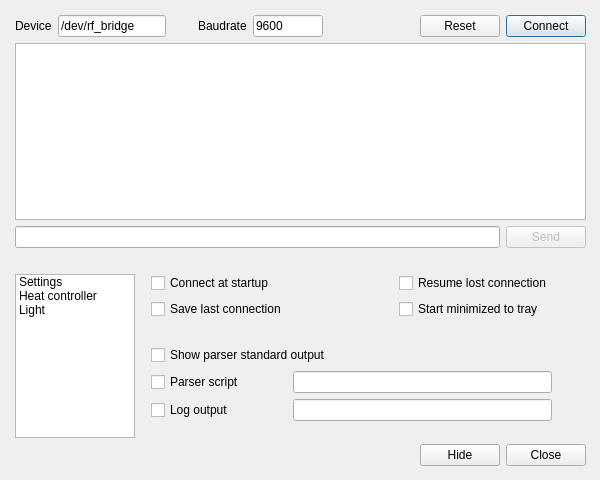
<?xml version="1.0" encoding="UTF-8"?>
<ui version="4.0">
 <class>Dialog</class>
 <widget class="QDialog" name="Dialog">
  <property name="geometry">
   <rect>
    <x>0</x>
    <y>0</y>
    <width>600</width>
    <height>480</height>
   </rect>
  </property>
  <property name="minimumSize">
   <size>
    <width>600</width>
    <height>480</height>
   </size>
  </property>
  <property name="maximumSize">
   <size>
    <width>600</width>
    <height>600</height>
   </size>
  </property>
  <property name="windowTitle">
   <string>Bridge console</string>
  </property>
  <widget class="QWidget" name="layoutWidget">
   <property name="geometry">
    <rect>
     <x>15</x>
     <y>15</y>
     <width>571</width>
     <height>451</height>
    </rect>
   </property>
   <layout class="QVBoxLayout" name="verticalLayout">
    <item>
     <layout class="QGridLayout" name="gridLayout_3">
      <item row="3" column="0" colspan="8">
       <widget class="QLineEdit" name="sendText">
        <property name="text">
         <string/>
        </property>
       </widget>
      </item>
      <item row="1" column="0">
       <spacer name="verticalSpacer_3">
        <property name="orientation">
         <enum>Qt::Vertical</enum>
        </property>
        <property name="sizeType">
         <enum>QSizePolicy::Maximum</enum>
        </property>
        <property name="sizeHint" stdset="0">
         <size>
          <width>20</width>
          <height>13</height>
         </size>
        </property>
       </spacer>
      </item>
      <item row="0" column="4">
       <widget class="QLabel" name="portLabel">
        <property name="text">
         <string>Baudrate</string>
        </property>
       </widget>
      </item>
      <item row="0" column="8">
       <widget class="QPushButton" name="connectButton">
        <property name="text">
         <string>Connect</string>
        </property>
        <property name="autoDefault">
         <bool>true</bool>
        </property>
        <property name="default">
         <bool>false</bool>
        </property>
        <property name="flat">
         <bool>false</bool>
        </property>
       </widget>
      </item>
      <item row="0" column="1" colspan="2">
       <widget class="QLineEdit" name="deviceText">
        <property name="text">
         <string>/dev/rf_bridge</string>
        </property>
       </widget>
      </item>
      <item row="0" column="3">
       <spacer name="horizontalSpacer_3">
        <property name="orientation">
         <enum>Qt::Horizontal</enum>
        </property>
        <property name="sizeType">
         <enum>QSizePolicy::Maximum</enum>
        </property>
        <property name="sizeHint" stdset="0">
         <size>
          <width>20</width>
          <height>20</height>
         </size>
        </property>
       </spacer>
      </item>
      <item row="2" column="0" colspan="9">
       <widget class="QTextEdit" name="consoleText">
        <property name="readOnly">
         <bool>true</bool>
        </property>
       </widget>
      </item>
      <item row="0" column="6">
       <spacer name="horizontalSpacer_2">
        <property name="orientation">
         <enum>Qt::Horizontal</enum>
        </property>
        <property name="sizeHint" stdset="0">
         <size>
          <width>40</width>
          <height>20</height>
         </size>
        </property>
       </spacer>
      </item>
      <item row="3" column="8">
       <widget class="QPushButton" name="sendButton">
        <property name="enabled">
         <bool>false</bool>
        </property>
        <property name="text">
         <string>Send</string>
        </property>
        <property name="autoDefault">
         <bool>true</bool>
        </property>
        <property name="default">
         <bool>false</bool>
        </property>
        <property name="flat">
         <bool>false</bool>
        </property>
       </widget>
      </item>
      <item row="5" column="0">
       <spacer name="verticalSpacer_2">
        <property name="orientation">
         <enum>Qt::Vertical</enum>
        </property>
        <property name="sizeType">
         <enum>QSizePolicy::Fixed</enum>
        </property>
        <property name="sizeHint" stdset="0">
         <size>
          <width>20</width>
          <height>20</height>
         </size>
        </property>
       </spacer>
      </item>
      <item row="0" column="0">
       <widget class="QLabel" name="deviceLabel">
        <property name="text">
         <string>Device</string>
        </property>
       </widget>
      </item>
      <item row="0" column="5">
       <widget class="QLineEdit" name="baudrateText">
        <property name="sizePolicy">
         <sizepolicy hsizetype="Maximum" vsizetype="Fixed">
          <horstretch>0</horstretch>
          <verstretch>0</verstretch>
         </sizepolicy>
        </property>
        <property name="maximumSize">
         <size>
          <width>70</width>
          <height>16777215</height>
         </size>
        </property>
        <property name="text">
         <string>9600</string>
        </property>
       </widget>
      </item>
      <item row="0" column="7">
       <widget class="QPushButton" name="resetButton">
        <property name="text">
         <string>Reset</string>
        </property>
       </widget>
      </item>
     </layout>
    </item>
    <item>
     <layout class="QGridLayout" name="gridLayout_2">
      <item row="0" column="0">
       <widget class="QListWidget" name="menuList">
        <property name="sizePolicy">
         <sizepolicy hsizetype="Maximum" vsizetype="Expanding">
          <horstretch>0</horstretch>
          <verstretch>0</verstretch>
         </sizepolicy>
        </property>
        <property name="maximumSize">
         <size>
          <width>120</width>
          <height>16777215</height>
         </size>
        </property>
        <property name="sortingEnabled">
         <bool>false</bool>
        </property>
        <item>
         <property name="text">
          <string>Settings</string>
         </property>
        </item>
        <item>
         <property name="text">
          <string>Heat controller</string>
         </property>
        </item>
        <item>
         <property name="text">
          <string>Light</string>
         </property>
        </item>
       </widget>
      </item>
      <item row="0" column="1">
       <widget class="QStackedWidget" name="stackedWidget">
        <property name="currentIndex">
         <number>0</number>
        </property>
        <widget class="QWidget" name="page">
         <widget class="QWidget" name="layoutWidget_3">
          <property name="geometry">
           <rect>
            <x>10</x>
            <y>-1</y>
            <width>401</width>
            <height>148</height>
           </rect>
          </property>
          <layout class="QGridLayout" name="gridLayout_5">
           <item row="9" column="0" rowspan="3">
            <widget class="QCheckBox" name="parserCheckbox">
             <property name="text">
              <string>Parser script</string>
             </property>
            </widget>
           </item>
           <item row="9" column="1" rowspan="3" colspan="2">
            <widget class="QLineEdit" name="parserText"/>
           </item>
           <item row="12" column="0">
            <widget class="QCheckBox" name="lograwCheckbox">
             <property name="text">
              <string>Log output</string>
             </property>
            </widget>
           </item>
           <item row="2" column="0" rowspan="6" colspan="3">
            <spacer name="verticalSpacer_4">
             <property name="orientation">
              <enum>Qt::Vertical</enum>
             </property>
             <property name="sizeType">
              <enum>QSizePolicy::Expanding</enum>
             </property>
             <property name="sizeHint" stdset="0">
              <size>
               <width>20</width>
               <height>50</height>
              </size>
             </property>
            </spacer>
           </item>
           <item row="1" column="0">
            <widget class="QCheckBox" name="savelastCheckbox">
             <property name="text">
              <string>Save last connection</string>
             </property>
            </widget>
           </item>
           <item row="12" column="1" colspan="2">
            <widget class="QLineEdit" name="lograwText"/>
           </item>
           <item row="0" column="2">
            <widget class="QCheckBox" name="reconnectCheckbox">
             <property name="text">
              <string>Resume lost connection</string>
             </property>
            </widget>
           </item>
           <item row="0" column="0">
            <widget class="QCheckBox" name="startupCheckbox">
             <property name="text">
              <string>Connect at startup</string>
             </property>
             <property name="checked">
              <bool>false</bool>
             </property>
             <property name="autoRepeat">
              <bool>false</bool>
             </property>
            </widget>
           </item>
           <item row="8" column="0" colspan="2">
            <widget class="QCheckBox" name="parseroutCheckbox">
             <property name="text">
              <string>Show parser standard output</string>
             </property>
            </widget>
           </item>
           <item row="1" column="2">
            <widget class="QCheckBox" name="minimizeCheckbox">
             <property name="text">
              <string>Start minimized to tray</string>
             </property>
            </widget>
           </item>
          </layout>
         </widget>
        </widget>
        <widget class="QWidget" name="page_4">
         <widget class="QWidget" name="layoutWidget_2">
          <property name="geometry">
           <rect>
            <x>10</x>
            <y>-1</y>
            <width>391</width>
            <height>131</height>
           </rect>
          </property>
          <layout class="QGridLayout" name="gridLayout_6">
           <item row="0" column="0">
            <widget class="QLabel" name="label_2">
             <property name="text">
              <string>Command</string>
             </property>
            </widget>
           </item>
           <item row="3" column="0">
            <widget class="QLabel" name="label_6">
             <property name="text">
              <string>Durée (min)</string>
             </property>
            </widget>
           </item>
           <item row="1" column="1" colspan="2">
            <widget class="QLineEdit" name="lineEdit_5"/>
           </item>
           <item row="3" column="1" colspan="2">
            <widget class="QLineEdit" name="lineEdit_4">
             <property name="enabled">
              <bool>false</bool>
             </property>
             <property name="text">
              <string>10;10;15</string>
             </property>
            </widget>
           </item>
           <item row="1" column="0">
            <widget class="QLabel" name="label_4">
             <property name="text">
              <string>Value</string>
             </property>
            </widget>
           </item>
           <item row="0" column="1" colspan="2">
            <widget class="QComboBox" name="comboBox_2">
             <item>
              <property name="text">
               <string>Heat ramps</string>
              </property>
             </item>
             <item>
              <property name="text">
               <string>Desired temp</string>
              </property>
             </item>
            </widget>
           </item>
           <item row="2" column="0">
            <widget class="QLabel" name="label_5">
             <property name="text">
              <string>Temperature (C)</string>
             </property>
            </widget>
           </item>
           <item row="2" column="1" colspan="2">
            <widget class="QLineEdit" name="lineEdit_2">
             <property name="enabled">
              <bool>false</bool>
             </property>
             <property name="text">
              <string>30;40;55</string>
             </property>
            </widget>
           </item>
           <item row="4" column="0" rowspan="2">
            <widget class="QCheckBox" name="logcsvCheckbox">
             <property name="text">
              <string>Log temp. (csv)</string>
             </property>
            </widget>
           </item>
           <item row="4" column="1" rowspan="2" colspan="2">
            <widget class="QLineEdit" name="logcsvText"/>
           </item>
          </layout>
         </widget>
        </widget>
        <widget class="QWidget" name="page_2">
         <widget class="QWidget" name="layoutWidget_4">
          <property name="geometry">
           <rect>
            <x>10</x>
            <y>-1</y>
            <width>391</width>
            <height>50</height>
           </rect>
          </property>
          <layout class="QGridLayout" name="gridLayout_8">
           <item row="1" column="1">
            <widget class="QLineEdit" name="lineEdit"/>
           </item>
           <item row="1" column="0">
            <widget class="QLabel" name="label">
             <property name="text">
              <string>Value</string>
             </property>
            </widget>
           </item>
           <item row="0" column="0">
            <widget class="QLabel" name="label_3">
             <property name="sizePolicy">
              <sizepolicy hsizetype="Expanding" vsizetype="Preferred">
               <horstretch>0</horstretch>
               <verstretch>0</verstretch>
              </sizepolicy>
             </property>
             <property name="text">
              <string>Command</string>
             </property>
            </widget>
           </item>
           <item row="0" column="1">
            <widget class="QComboBox" name="comboBox_3">
             <property name="sizePolicy">
              <sizepolicy hsizetype="Expanding" vsizetype="Fixed">
               <horstretch>0</horstretch>
               <verstretch>0</verstretch>
              </sizepolicy>
             </property>
             <property name="focusPolicy">
              <enum>Qt::NoFocus</enum>
             </property>
             <item>
              <property name="text">
               <string>Light on</string>
              </property>
             </item>
             <item>
              <property name="text">
               <string>Light off</string>
              </property>
             </item>
             <item>
              <property name="text">
               <string>Strobe</string>
              </property>
             </item>
             <item>
              <property name="text">
               <string>PWM</string>
              </property>
             </item>
             <item>
              <property name="text">
               <string>Flash</string>
              </property>
             </item>
             <item>
              <property name="text">
               <string>Rising</string>
              </property>
             </item>
            </widget>
           </item>
           <item row="0" column="2">
            <spacer name="horizontalSpacer_4">
             <property name="orientation">
              <enum>Qt::Horizontal</enum>
             </property>
             <property name="sizeHint" stdset="0">
              <size>
               <width>40</width>
               <height>20</height>
              </size>
             </property>
            </spacer>
           </item>
          </layout>
         </widget>
        </widget>
       </widget>
      </item>
     </layout>
    </item>
    <item>
     <layout class="QGridLayout" name="gridLayout">
      <item row="1" column="0">
       <spacer name="horizontalSpacer">
        <property name="orientation">
         <enum>Qt::Horizontal</enum>
        </property>
        <property name="sizeHint" stdset="0">
         <size>
          <width>292</width>
          <height>20</height>
         </size>
        </property>
       </spacer>
      </item>
      <item row="1" column="1">
       <widget class="QPushButton" name="hideButton">
        <property name="text">
         <string>Hide</string>
        </property>
        <property name="autoDefault">
         <bool>true</bool>
        </property>
        <property name="default">
         <bool>false</bool>
        </property>
        <property name="flat">
         <bool>false</bool>
        </property>
       </widget>
      </item>
      <item row="1" column="2">
       <widget class="QPushButton" name="closeButton">
        <property name="text">
         <string>Close</string>
        </property>
        <property name="autoDefault">
         <bool>true</bool>
        </property>
        <property name="default">
         <bool>false</bool>
        </property>
        <property name="flat">
         <bool>false</bool>
        </property>
       </widget>
      </item>
      <item row="0" column="0">
       <spacer name="verticalSpacer">
        <property name="orientation">
         <enum>Qt::Vertical</enum>
        </property>
        <property name="sizeType">
         <enum>QSizePolicy::Maximum</enum>
        </property>
        <property name="sizeHint" stdset="0">
         <size>
          <width>13</width>
          <height>6</height>
         </size>
        </property>
       </spacer>
      </item>
     </layout>
    </item>
   </layout>
  </widget>
 </widget>
 <tabstops>
  <tabstop>sendButton</tabstop>
  <tabstop>deviceText</tabstop>
  <tabstop>sendText</tabstop>
  <tabstop>baudrateText</tabstop>
  <tabstop>consoleText</tabstop>
  <tabstop>connectButton</tabstop>
  <tabstop>closeButton</tabstop>
  <tabstop>hideButton</tabstop>
 </tabstops>
 <resources/>
 <connections>
  <connection>
   <sender>hideButton</sender>
   <signal>clicked()</signal>
   <receiver>Dialog</receiver>
   <slot>hide()</slot>
   <hints>
    <hint type="sourcelabel">
     <x>538</x>
     <y>492</y>
    </hint>
    <hint type="destinationlabel">
     <x>61</x>
     <y>490</y>
    </hint>
   </hints>
  </connection>
  <connection>
   <sender>sendText</sender>
   <signal>returnPressed()</signal>
   <receiver>sendButton</receiver>
   <slot>click()</slot>
   <hints>
    <hint type="sourcelabel">
     <x>293</x>
     <y>269</y>
    </hint>
    <hint type="destinationlabel">
     <x>621</x>
     <y>288</y>
    </hint>
   </hints>
  </connection>
  <connection>
   <sender>baudrateText</sender>
   <signal>returnPressed()</signal>
   <receiver>connectButton</receiver>
   <slot>click()</slot>
   <hints>
    <hint type="sourcelabel">
     <x>303</x>
     <y>30</y>
    </hint>
    <hint type="destinationlabel">
     <x>621</x>
     <y>42</y>
    </hint>
   </hints>
  </connection>
  <connection>
   <sender>deviceText</sender>
   <signal>returnPressed()</signal>
   <receiver>connectButton</receiver>
   <slot>click()</slot>
   <hints>
    <hint type="sourcelabel">
     <x>153</x>
     <y>30</y>
    </hint>
    <hint type="destinationlabel">
     <x>621</x>
     <y>27</y>
    </hint>
   </hints>
  </connection>
  <connection>
   <sender>closeButton</sender>
   <signal>clicked()</signal>
   <receiver>Dialog</receiver>
   <slot>close()</slot>
   <hints>
    <hint type="sourcelabel">
     <x>621</x>
     <y>492</y>
    </hint>
    <hint type="destinationlabel">
     <x>158</x>
     <y>458</y>
    </hint>
   </hints>
  </connection>
 </connections>
</ui>
